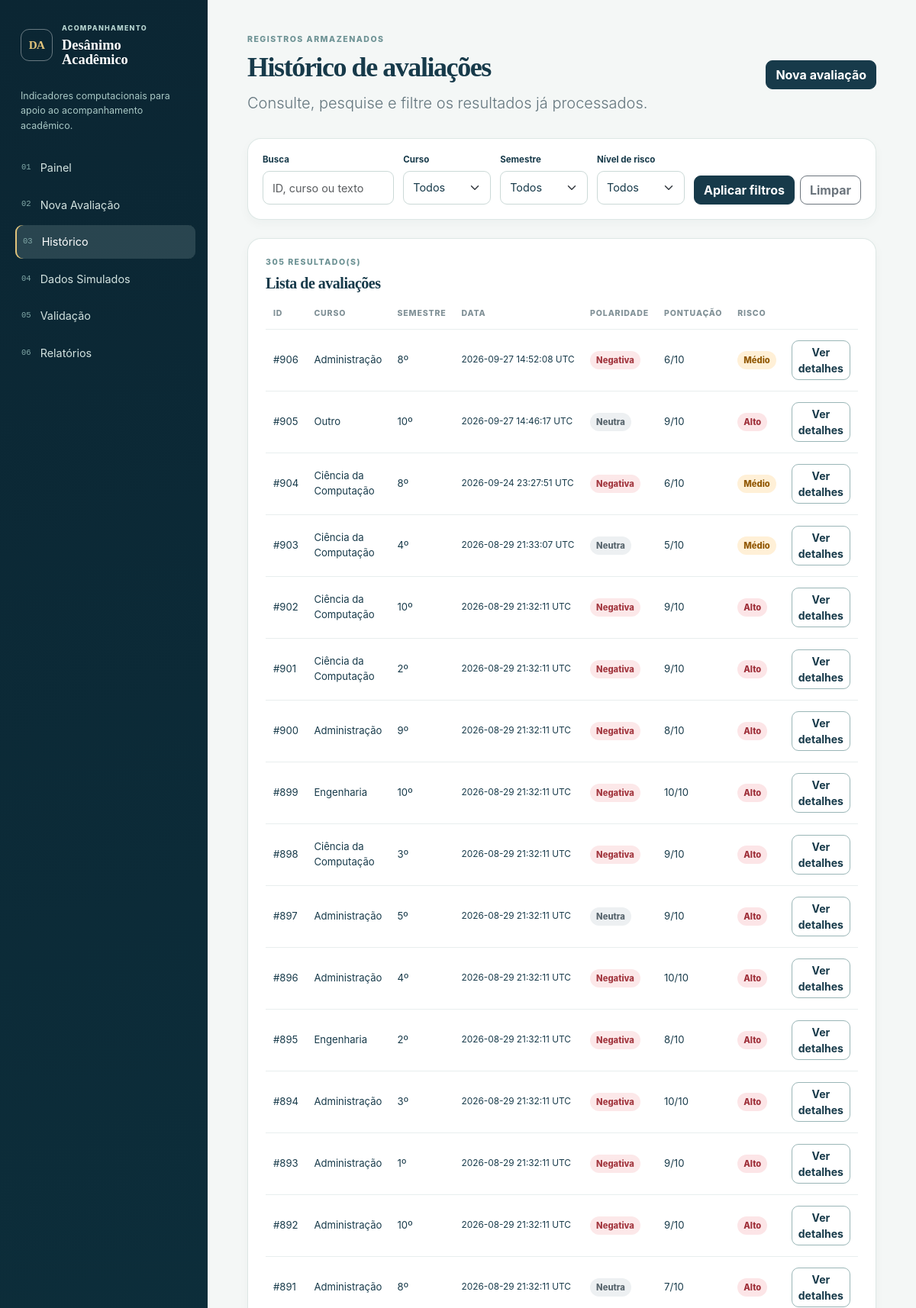
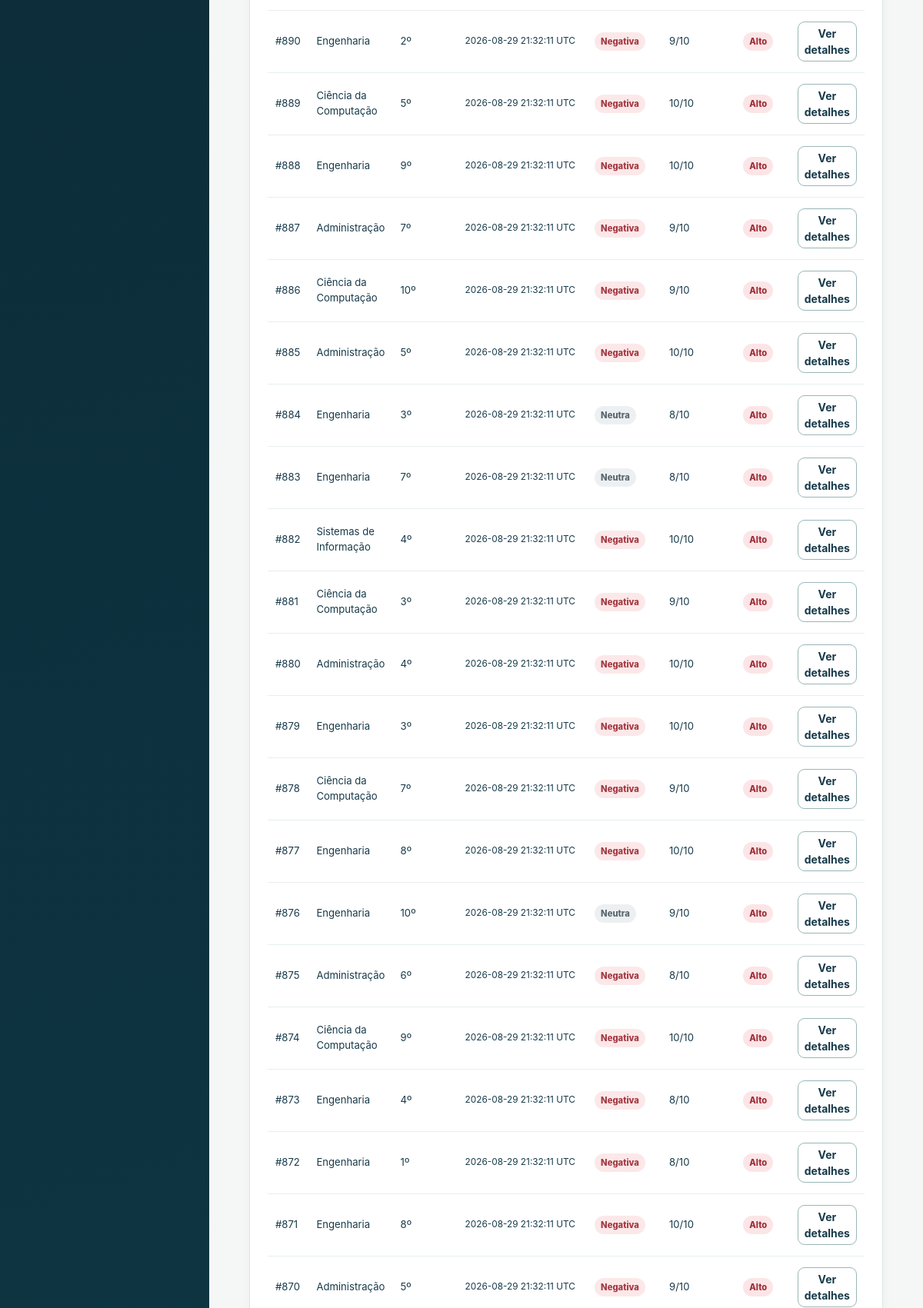
The page /historico (upper part) on the database its author committed (2 pictures, top to bottom).
### tables this page shows
CREATE TABLE assessments (
    id INTEGER PRIMARY KEY AUTOINCREMENT,
    course TEXT NOT NULL,
    semester INTEGER NOT NULL CHECK (semester BETWEEN 1 AND 10),
    academic_workload TEXT NOT NULL,
    difficulty TEXT NOT NULL,
    satisfaction TEXT NOT NULL,
    motivation TEXT NOT NULL,
    text_response TEXT NOT NULL,
    text_polarity TEXT NOT NULL CHECK (text_polarity IN ('positive', 'neutral', 'negative')),
    text_score INTEGER NOT NULL CHECK (text_score BETWEEN 0 AND 2),
    positive_terms TEXT NOT NULL DEFAULT '[]',
    negative_terms TEXT NOT NULL DEFAULT '[]',
    contextual_score INTEGER NOT NULL CHECK (contextual_score BETWEEN 0 AND 8),
    total_score INTEGER NOT NULL CHECK (total_score BETWEEN 0 AND 10),
    risk_level TEXT NOT NULL CHECK (risk_level IN ('Baixo', 'Médio', 'Alto')),
    expected_risk TEXT,
    is_simulated INTEGER NOT NULL DEFAULT 0 CHECK (is_simulated IN (0, 1)),
    created_at TEXT NOT NULL
);

### routes/dashboard_routes.py (the view)
@dashboard_bp.route('/historico')
def history():
    filters = {
        'search': request.args.get('search', ''),
        'course': request.args.get('course', ''),
        'semester': request.args.get('semester', ''),
        'risk_level': request.args.get('risk_level', ''),
    }
    assessments = list_assessments(current_app.config['DATABASE_PATH'], filters)
    return render_template(
        'history.html',
        assessments=assessments,
        filters=filters,
        courses=get_distinct_courses(current_app.config['DATABASE_PATH']),
        semesters=current_app.config['SEMESTERS'],
        risk_levels=RISK_LEVELS,
    )

### database/db.py (called while the page is built)
def get_connection(database_path: str) -> sqlite3.Connection:
    connection = sqlite3.connect(database_path)
    connection.row_factory = sqlite3.Row
    return connection

def get_distinct_courses(database_path: str) -> list[str]:
    with get_connection(database_path) as connection:
        rows = connection.execute(
            'SELECT DISTINCT course FROM assessments ORDER BY course ASC'
        ).fetchall()
    return [str(row['course']) for row in rows]

### models/assessment.py (called while the page is built)
    @property
    def formatted_date(self) -> str:
        if not self.created_at:
            return '—'
        return self.created_at.replace(' UTC', ' UTC')

### templates/history.html (shortened to what this page needs)
{% extends 'base.html' %}
{% block content %}
<section class="page-heading compact-heading"><div><p class="eyebrow">REGISTROS ARMAZENADOS</p><h2>Histórico de avaliações</h2><p class="lead">Consulte, pesquise e filtre os resultados já processados.</p></div><a class="btn btn-primary" href="{{ url_for('assessment.new_assessment') }}">Nova avaliação</a></section>
<section class="panel filter-panel">
    <form method="get" class="filter-form">
        <div class="search-group"><label for="search">Busca</label><input class="form-control" id="search" name="search" value="{{ filters.search }}" placeholder="ID, curso ou texto"></div>
        <div><label for="course-filter">Curso</label><select class="form-select" id="course-filter" name="course"><option value="">Todos</option></select></div>
        <div><label for="semester-filter">Semestre</label><select class="form-select" id="semester-filter" name="semester"><option value="">Todos</option></select></div>
        <div><label for="risk-filter">Nível de risco</label><select class="form-select" id="risk-filter" name="risk_level"><option value="">Todos</option></select></div>
        <div class="filter-buttons"><button class="btn btn-primary" type="submit">Aplicar filtros</button><a class="btn btn-outline-secondary" href="{{ url_for('dashboard.history') }}">Limpar</a></div>
    </form>
</section>
<section class="panel table-panel"><div class="panel-heading"><div><p class="eyebrow">{{ assessments|length }} RESULTADO(S)</p><h3>Lista de avaliações</h3></div></div>
<div class="table-responsive"><table class="table align-middle history-table"><thead><tr><th>ID</th><th>Curso</th><th>Semestre</th><th>Data</th><th>Polaridade</th><th>Pontuação</th><th>Risco</th><th></th></tr></thead><tbody>
{% for assessment in assessments %}<tr><td>#{{ assessment.id }}</td><td>{{ assessment.course }}</td><td>{{ assessment.semester }}º</td><td class="date-cell">{{ assessment.formatted_date }}</td><td><span class="polarity polarity-{{ assessment.text_polarity }}">{{ assessment.text_polarity|polarity_label }}</span></td><td>{{ assessment.total_score }}/10</td><td><span class="risk-badge {{ assessment.risk_level|risk_class }}">{{ assessment.risk_level }}</span></td><td><a class="btn btn-sm btn-outline-primary" href="{{ url_for('assessment.detail', assessment_id=assessment.id) }}">Ver detalhes</a></td></tr>
{% else %}<tr><td colspan="8" class="empty-row">Nenhuma avaliação corresponde aos filtros informados.</td></tr>{% endfor %}
</tbody></table></div></section>
{% endblock %}

### static/css/style.css (style rules this page uses)
:root { --ink: #173a4a; --ink-deep: #0b2633; --teal: #1f6e74; --aqua: #dcebea; --mist: #f4f7f6; --paper: #ffffff; --line: #dce5e3; --muted: #63757d; --low: #1b8f70; --medium: #d68b1f; --high: #c64c53; --shadow: 0 12px 32px rgba(18, 53, 62, 0.08); --radius: 18px; }
* { box-sizing: border-box; }
body { margin: 0; color: var(--ink); background: var(--mist); font-family: Inter, ui-sans-serif, system-ui, -apple-system, BlinkMacSystemFont, "Segoe UI", sans-serif; font-size: 0.95rem; }
a { color: inherit; text-decoration: none; }
.brand-eyebrow, .eyebrow { margin: 0 0 7px; color: #6d9294; font-size: .66rem; font-weight: 800; letter-spacing: .14em; text-transform: uppercase; }
.page-heading { display: flex; align-items: flex-start; justify-content: space-between; gap: 28px; margin-bottom: 30px; }
.page-heading h2 { margin: 0; color: var(--ink); font-family: Georgia, serif; font-size: clamp(2rem, 3vw, 2.65rem); font-weight: 600; letter-spacing: -.04em; }
.lead { max-width: 670px; margin: 9px 0 0; color: var(--muted); line-height: 1.6; }
.compact-heading { align-items: center; }
.btn { border-radius: 9px; font-weight: 700; transition: transform .16s cubic-bezier(.23,1,.32,1), box-shadow .16s ease; }
.btn-primary { border-color: var(--ink); background: var(--ink); }
.btn-outline-primary { color: var(--ink); border-color: #9ab6b7; }
.panel { border: 1px solid rgba(218, 229, 227, .9); border-radius: var(--radius); background: var(--paper); box-shadow: 0 5px 14px rgba(21, 53, 61, .035); }
.panel-heading { display: flex; align-items: flex-start; justify-content: space-between; gap: 16px; margin-bottom: 20px; }
.panel h3 { margin: 0; font-family: Georgia, serif; font-size: 1.25rem; font-weight: 600; letter-spacing: -.025em; }
.recent-panel, .table-panel { margin-top: 24px; padding: 23px; }
.table { --bs-table-color: var(--ink); --bs-table-bg: transparent; --bs-table-border-color: #e8eeee; margin-bottom: 0; }
.table thead th { padding: 0 10px 12px; border-bottom-width: 1px; color: #819197; font-size: .66rem; font-weight: 800; letter-spacing: .08em; text-transform: uppercase; white-space: nowrap; }
.table tbody td, .table tbody th { padding: 14px 10px; font-size: .82rem; }
.risk-badge, .polarity, .status-ok, .status-error { display: inline-block; padding: 4px 8px; border-radius: 20px; font-size: .7rem; font-weight: 800; white-space: nowrap; }
.risk-medium { color: #925904; background: #fff0d7; }
.risk-high { color: #9f303a; background: #fce5e7; }
.polarity-neutral { color: #59666e; background: #edf0f2; }
.polarity-negative { color: #a33840; background: #fce8e9; }
.form-label, .question-row label, .filter-form label { color: var(--ink); font-size: .84rem; font-weight: 750; }
.form-control, .form-select { min-height: 44px; border-color: #cbd9d7; border-radius: 9px; color: var(--ink); font-size: .9rem; }
.filter-panel { margin-bottom: 20px; padding: 19px; }
.filter-form { display: grid; grid-template-columns: 1.5fr repeat(3, 1fr) auto; gap: 12px; align-items: end; }
.filter-form label { display: block; margin-bottom: 6px; font-size: .72rem; }
.filter-buttons { display: flex; gap: 7px; }
.date-cell { color: #65777d; font-size: .74rem!important; white-space: nowrap; }
@media (prefers-reduced-motion: no-preference) { .panel, .metric-card { animation: surface-in .28s cubic-bezier(.23,1,.32,1) both; } }

### rows shown on the page
assessments: id "906", course "Administração", semester "8", formatted_date "2026-09-27 14:52:08 UTC", text_polarity|polarity_label "Negativa", total_score "6", risk_level "Médio"
assessments: id "905", course "Outro", semester "10", formatted_date "2026-09-27 14:46:17 UTC", text_polarity|polarity_label "Neutra", total_score "9", risk_level "Alto"
assessments: id "904", course "Ciência da Computação", semester "8", formatted_date "2026-09-24 23:27:51 UTC", text_polarity|polarity_label "Negativa", total_score "6", risk_level "Médio"
assessments: id "903", course "Ciência da Computação", semester "4", formatted_date "2026-08-29 21:33:07 UTC", text_polarity|polarity_label "Neutra", total_score "5", risk_level "Médio"
assessments: id "902", course "Ciência da Computação", semester "10", formatted_date "2026-08-29 21:32:11 UTC", text_polarity|polarity_label "Negativa", total_score "9", risk_level "Alto"
assessments: id "901", course "Ciência da Computação", semester "2", formatted_date "2026-08-29 21:32:11 UTC", text_polarity|polarity_label "Negativa", total_score "9", risk_level "Alto"
assessments: id "900", course "Administração", semester "9", formatted_date "2026-08-29 21:32:11 UTC", text_polarity|polarity_label "Negativa", total_score "8", risk_level "Alto"
assessments: id "899", course "Engenharia", semester "10", formatted_date "2026-08-29 21:32:11 UTC", text_polarity|polarity_label "Negativa", total_score "10", risk_level "Alto"
assessments: id "898", course "Ciência da Computação", semester "3", formatted_date "2026-08-29 21:32:11 UTC", text_polarity|polarity_label "Negativa", total_score "9", risk_level "Alto"
assessments: id "897", course "Administração", semester "5", formatted_date "2026-08-29 21:32:11 UTC", text_polarity|polarity_label "Neutra", total_score "9", risk_level "Alto"
assessments: id "896", course "Administração", semester "4", formatted_date "2026-08-29 21:32:11 UTC", text_polarity|polarity_label "Negativa", total_score "10", risk_level "Alto"
assessments: id "895", course "Engenharia", semester "2", formatted_date "2026-08-29 21:32:11 UTC", text_polarity|polarity_label "Negativa", total_score "8", risk_level "Alto"
assessments: id "894", course "Administração", semester "3", formatted_date "2026-08-29 21:32:11 UTC", text_polarity|polarity_label "Negativa", total_score "10", risk_level "Alto"
assessments: id "893", course "Administração", semester "1", formatted_date "2026-08-29 21:32:11 UTC", text_polarity|polarity_label "Negativa", total_score "9", risk_level "Alto"
assessments: id "892", course "Administração", semester "10", formatted_date "2026-08-29 21:32:11 UTC", text_polarity|polarity_label "Negativa", total_score "9", risk_level "Alto"
assessments: id "891", course "Administração", semester "8", formatted_date "2026-08-29 21:32:11 UTC", text_polarity|polarity_label "Neutra", total_score "7", risk_level "Alto"
assessments: id "890", course "Engenharia", semester "2", formatted_date "2026-08-29 21:32:11 UTC", text_polarity|polarity_label "Negativa", total_score "9", risk_level "Alto"
assessments: id "889", course "Ciência da Computação", semester "5", formatted_date "2026-08-29 21:32:11 UTC", text_polarity|polarity_label "Negativa", total_score "10", risk_level "Alto"
assessments: id "888", course "Engenharia", semester "9", formatted_date "2026-08-29 21:32:11 UTC", text_polarity|polarity_label "Negativa", total_score "10", risk_level "Alto"
assessments: id "887", course "Administração", semester "7", formatted_date "2026-08-29 21:32:11 UTC", text_polarity|polarity_label "Negativa", total_score "9", risk_level "Alto"
assessments: id "886", course "Ciência da Computação", semester "10", formatted_date "2026-08-29 21:32:11 UTC", text_polarity|polarity_label "Negativa", total_score "9", risk_level "Alto"
assessments: id "885", course "Administração", semester "5", formatted_date "2026-08-29 21:32:11 UTC", text_polarity|polarity_label "Negativa", total_score "10", risk_level "Alto"
assessments: id "884", course "Engenharia", semester "3", formatted_date "2026-08-29 21:32:11 UTC", text_polarity|polarity_label "Neutra", total_score "8", risk_level "Alto"
assessments: id "883", course "Engenharia", semester "7", formatted_date "2026-08-29 21:32:11 UTC", text_polarity|polarity_label "Neutra", total_score "8", risk_level "Alto"
assessments: id "882", course "Sistemas de Informação", semester "4", formatted_date "2026-08-29 21:32:11 UTC", text_polarity|polarity_label "Negativa", total_score "10", risk_level "Alto"
assessments: id "881", course "Ciência da Computação", semester "3", formatted_date "2026-08-29 21:32:11 UTC", text_polarity|polarity_label "Negativa", total_score "9", risk_level "Alto"
assessments: id "880", course "Administração", semester "4", formatted_date "2026-08-29 21:32:11 UTC", text_polarity|polarity_label "Negativa", total_score "10", risk_level "Alto"
assessments: id "879", course "Engenharia", semester "3", formatted_date "2026-08-29 21:32:11 UTC", text_polarity|polarity_label "Negativa", total_score "10", risk_level "Alto"
assessments: id "878", course "Ciência da Computação", semester "7", formatted_date "2026-08-29 21:32:11 UTC", text_polarity|polarity_label "Negativa", total_score "9", risk_level "Alto"
assessments: id "877", course "Engenharia", semester "8", formatted_date "2026-08-29 21:32:11 UTC", text_polarity|polarity_label "Negativa", total_score "10", risk_level "Alto"
assessments: id "876", course "Engenharia", semester "10", formatted_date "2026-08-29 21:32:11 UTC", text_polarity|polarity_label "Neutra", total_score "9", risk_level "Alto"
assessments: id "875", course "Administração", semester "6", formatted_date "2026-08-29 21:32:11 UTC", text_polarity|polarity_label "Negativa", total_score "8", risk_level "Alto"
assessments: id "874", course "Ciência da Computação", semester "9", formatted_date "2026-08-29 21:32:11 UTC", text_polarity|polarity_label "Negativa", total_score "10", risk_level "Alto"
assessments: id "873", course "Engenharia", semester "4", formatted_date "2026-08-29 21:32:11 UTC", text_polarity|polarity_label "Negativa", total_score "8", risk_level "Alto"
assessments: id "872", course "Engenharia", semester "1", formatted_date "2026-08-29 21:32:11 UTC", text_polarity|polarity_label "Negativa", total_score "8", risk_level "Alto"
assessments: id "871", course "Engenharia", semester "8", formatted_date "2026-08-29 21:32:11 UTC", text_polarity|polarity_label "Negativa", total_score "10", risk_level "Alto"
assessments: id "870", course "Administração", semester "5", formatted_date "2026-08-29 21:32:11 UTC", text_polarity|polarity_label "Negativa", total_score "9", risk_level "Alto"

### other values the page prints
{{ assessments|length }} "305"
